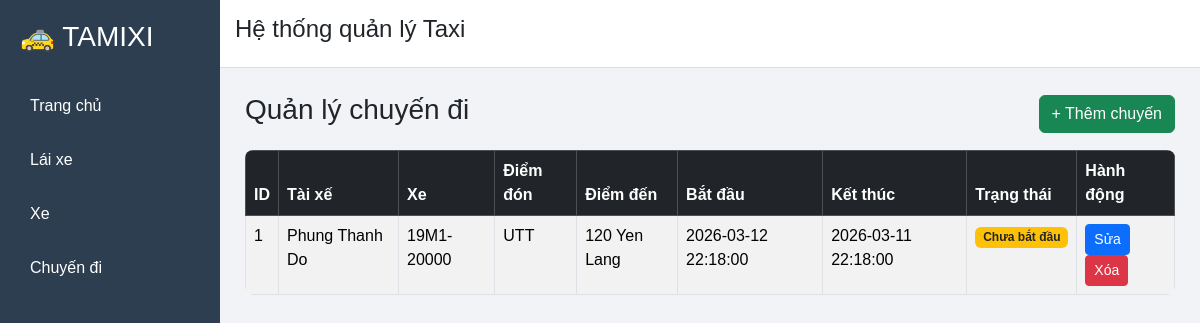
The page /trips on the database as committed earlier.
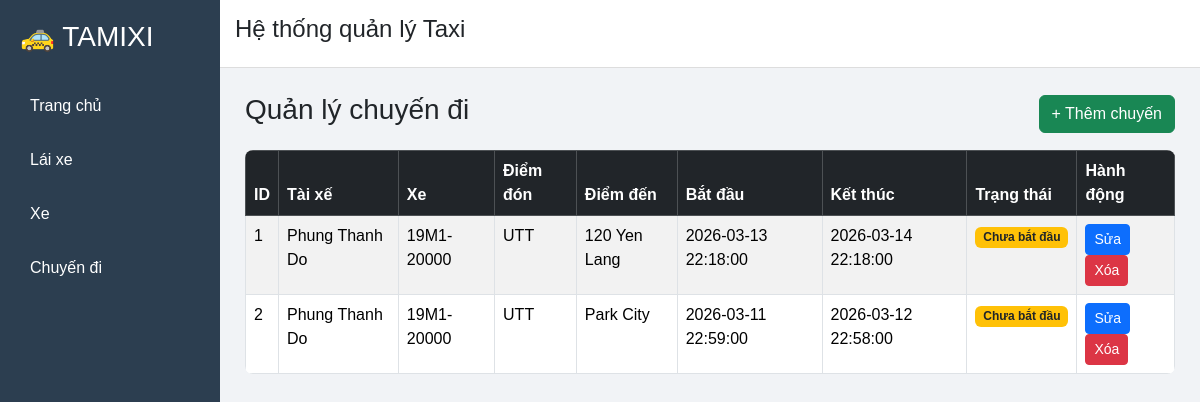
The same page on the database as committed later.
### tables this page shows
CREATE TABLE Trips (
    trip_id INTEGER PRIMARY KEY AUTOINCREMENT,
    driver_id INTEGER,
    car_id INTEGER,
    pickup_location TEXT,
    dropoff_location TEXT,
    start_time DATETIME,
    end_time DATETIME,
    FOREIGN KEY(driver_id) REFERENCES Drivers(driver_id),
    FOREIGN KEY(car_id) REFERENCES Cars(car_id)
);

CREATE TABLE Drivers (
    driver_id INTEGER PRIMARY KEY AUTOINCREMENT,
    name TEXT NOT NULL,
    phone TEXT,
    license_number TEXT,
    status TEXT
);

CREATE TABLE Cars (
    car_id INTEGER PRIMARY KEY AUTOINCREMENT,
    plate_number TEXT NOT NULL,
    car_model TEXT,
    status TEXT
);

### app.py (the view)
@app.route("/trips")
def trips():
    conn = get_db()
    cursor = conn.cursor()
    cursor.execute("""
    SELECT t.trip_id,
           d.name as driver_name,
           c.plate_number as license_plate,
           t.pickup_location,
           t.dropoff_location,
           t.start_time,
           t.end_time
    FROM Trips t
    JOIN Drivers d ON t.driver_id = d.driver_id
    JOIN Cars c ON t.car_id = c.car_id
    """)
    rows = cursor.fetchall()
    conn.close()
    trips = []
    now = datetime.now()
    for r in rows:
        start = datetime.fromisoformat(r["start_time"])
        end = datetime.fromisoformat(r["end_time"])
        if now < start:
            status = "Chưa bắt đầu"
        elif start <= now <= end:
            status = "Đang chạy"
        else:
            status = "Hoàn thành"
        trip = dict(r)
        trip["status"] = status
        trips.append(trip)
    return render_template("trips.html", trips=trips)

### app.py (called while the page is built)
def get_db():
    conn = sqlite3.connect("taxi.db")
    conn.row_factory = sqlite3.Row
    return conn

### templates/trips.html
{% extends "layout.html" %}
{% block content %}
<div class="d-flex justify-content-between align-items-center mb-3">
    <h3>Quản lý chuyến đi</h3>
    <a href="/add_trip" class="btn btn-success">+ Thêm chuyến</a>
</div>
<table class="table table-bordered table-striped table-hover">
    <thead class="table-dark">
        <tr>
            <th>ID</th>
            <th>Tài xế</th>
            <th>Xe</th>
            <th>Điểm đón</th>
            <th>Điểm đến</th>
            <th>Bắt đầu</th>
            <th>Kết thúc</th>
            <th>Trạng thái</th>
            <th>Hành động</th>
        </tr>
    </thead>
    <tbody>
        {% for trip in trips %}
        <tr>
            <td>{{ trip.trip_id }}</td>
            <td>{{ trip.driver_name }}</td>
            <td>{{ trip.license_plate }}</td>
            <td>{{ trip.pickup_location }}</td>
            <td>{{ trip.dropoff_location }}</td>
            <td>{{ trip.start_time }}</td>
            <td>{{ trip.end_time }}</td>
            <td>
    {% if trip.status == "Chưa bắt đầu" %}
        <span class="badge bg-warning text-dark">Chưa bắt đầu</span>
    {% elif trip.status == "Đang chạy" %}
        <span class="badge bg-primary">Đang chạy</span>
    {% else %}
        <span class="badge bg-success">Hoàn thành</span>
    {% endif %}
</td>
            <td>
                <a href="/edit_trip/{{ trip.trip_id }}" class="btn btn-sm btn-primary">Sửa</a>
                <a href="/delete_trip/{{ trip.trip_id }}"
                   class="btn btn-sm btn-danger"
                   onclick="return confirm('Bạn có chắc muốn xóa chuyến này?')">
                   Xóa
                </a>
            </td>
        </tr>
        {% endfor %}
    </tbody>
</table>
{% endblock %}

### templates/layout.html (shortened to what this page needs)
<!DOCTYPE html>
<html>
<head>
<link href="https://cdn.jsdelivr.net/npm/bootstrap@5.3.2/dist/css/bootstrap.min.css" rel="stylesheet">
<link rel="stylesheet" href="{{ url_for('static', filename='style.css') }}">
</head>
<body>
<div class="sidebar">
<h3>🚕 TAMIXI</h3>
<a href="/">Trang chủ</a>
<a href="/drivers">Lái xe</a>
<a href="/cars">Xe</a>
<a href="/trips">Chuyến đi</a>
</div>
<div class="main">
<div class="header">
<h4>Hệ thống quản lý Taxi</h4>
</div>
<div class="content">
{% block content %}
{% endblock %}
</div>
</div>
</body>
</html>

### static/style.css (style rules this page uses)
body { margin:0; font-family:Arial; background:#f1f3f6; }
.sidebar { position:fixed; width:220px; height:100%; background:#2c3e50; padding:20px; color:white; }
.sidebar h3 { margin-bottom:30px; }
.sidebar a { display:block; color:white; text-decoration:none; padding:10px; margin-bottom:10px; border-radius:6px; }
.main { margin-left:220px; }
.header { background:white; padding:15px; border-bottom:1px solid #ddd; }
.content { padding:25px; }
table { background:white; border-radius:8px; overflow:hidden; }

Rows that differ between the two databases and show on the page:
changed Trips "120 Yen Lang": start_time "2026-03-12 22:18:00" → "2026-03-13 22:18:00"; end_time "2026-03-11 22:18:00" → "2026-03-14 22:18:00"
added Trips: trip_id "2", driver_name "Phung Thanh Do", license_plate "19M1-20000", pickup_location "UTT", dropoff_location "Park City", start_time "2026-03-11 22:59:00", end_time "2026-03-12 22:58:00"
